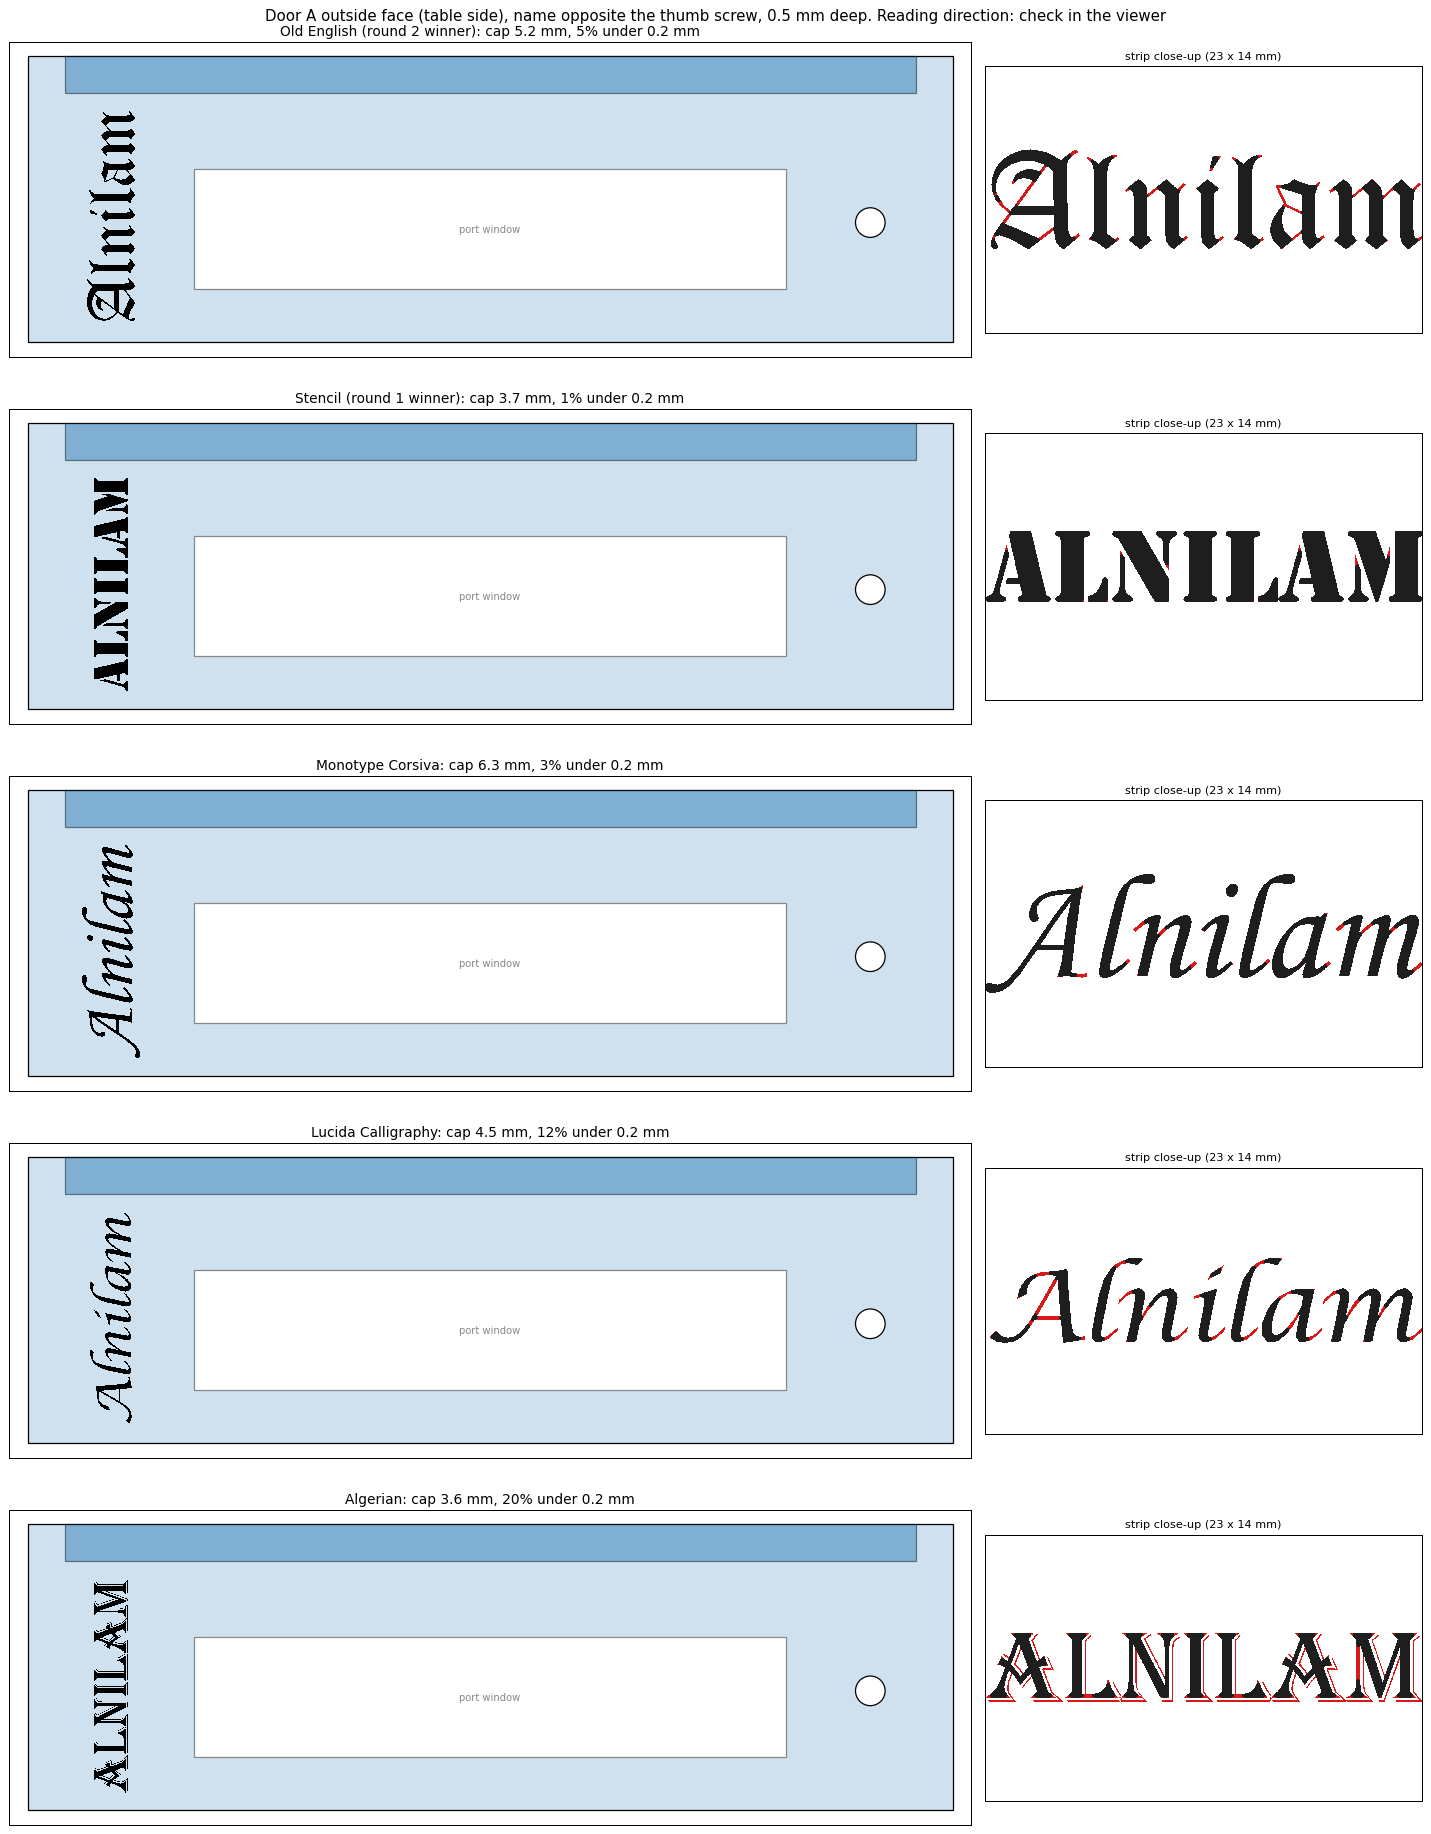

Recreate this plot in Python.
"""Sketch (2026-11-03): final review of the rig-name font on door A's outside face (bottom view as modelled).
Contenders: Old English (round 2 winner), Stencil (round 1), Monotype Corsiva, Lucida Calligraphy, Algerian.
Left: whole door face; right: the 14 x 23 mm strip at true scale, red = strokes under 0.2 mm.
Run: python designs/sketches/pi_box_v4_door_name_final_sketch.py
"""
from pathlib import Path
import numpy as np
import matplotlib
matplotlib.use('Agg')
import matplotlib.pyplot as plt
from matplotlib.patches import Rectangle, Circle
import importlib.util
_spec = importlib.util.spec_from_file_location('ns', Path(__file__).with_name('pi_box_v4_door_name_sketch.py'))
ns = importlib.util.module_from_spec(_spec)
import matplotlib.pyplot as _plt
_savefig = _plt.Figure.savefig
_plt.Figure.savefig = lambda *a, **k: None          # import the round-2 sketch for raster(); don't redraw it
_spec.loader.exec_module(ns)
_plt.Figure.savefig = _savefig
plt.close('all')

C = [('Old English (round 2 winner)', 'OLDENGL.TTF', ns.MIX), ('Stencil (round 1 winner)', 'STENCIL.TTF', ns.TEXT),
     ('Monotype Corsiva', 'MTCORSVA.TTF', ns.MIX), ('Lucida Calligraphy', 'LCALLIG.TTF', ns.MIX),
     ('Algerian', 'ALGER.TTF', ns.TEXT)]
BX, BY = ns.BOX_X, ns.BOX_Y
fig, axs = plt.subplots(len(C), 2, figsize=(16, 4.2 * len(C)), gridspec_kw=dict(width_ratios=[2.2, 1]))
for (name, font, text), (a0, a1) in zip(C, axs):
    m, thin, cap, ln = ns.raster(font, text)
    a0.add_patch(Rectangle((-50, 31.1), 100, 30.9, fc='#cfe0ef', ec='k'))
    a0.add_patch(Rectangle((-32, 36.8), 64, 13, fc='white', ec='#888'))
    a0.add_patch(Rectangle((-46, 58), 92, 4, fc='#1f77b4', alpha=0.45, ec='k'))
    a0.add_patch(Circle((41.1, 44), 1.6, fc='white', ec='k'))
    a0.text(0, 43.3, 'port window', ha='center', va='center', fontsize=8, color='#888')
    a0.imshow(np.where(np.rot90(m, 1)[:, ::-1], 0.0, np.nan), extent=[BX[0], BX[1], BY[0], BY[1]],
              cmap='gray', vmin=0, vmax=1, interpolation='nearest', zorder=3)
    a0.set_xlim(-52, 52); a0.set_ylim(29.5, 63.5); a0.set_aspect('equal'); a0.set_xticks([]); a0.set_yticks([])
    a0.set_title(f'{name}: cap {cap:.1f} mm, {100 * thin.sum() / m.sum():.0f}% under 0.2 mm', fontsize=11)
    img = np.ones(m.shape + (3,)); img[m] = (0.12, 0.12, 0.12); img[thin] = (0.85, 0.1, 0.1)
    a1.imshow(img, origin='lower', extent=[0, BY[1] - BY[0], 0, BX[1] - BX[0]], interpolation='nearest')
    a1.set_xticks([]); a1.set_yticks([]); a1.set_title('strip close-up (23 x 14 mm)', fontsize=9)
fig.suptitle('Door A outside face (table side), name opposite the thumb screw, 0.5 mm deep. Reading direction: '
             'check in the viewer', fontsize=12)
fig.tight_layout()
out = Path(__file__).with_suffix('.png')
fig.savefig(out, dpi=90, bbox_inches='tight')
print(out)
